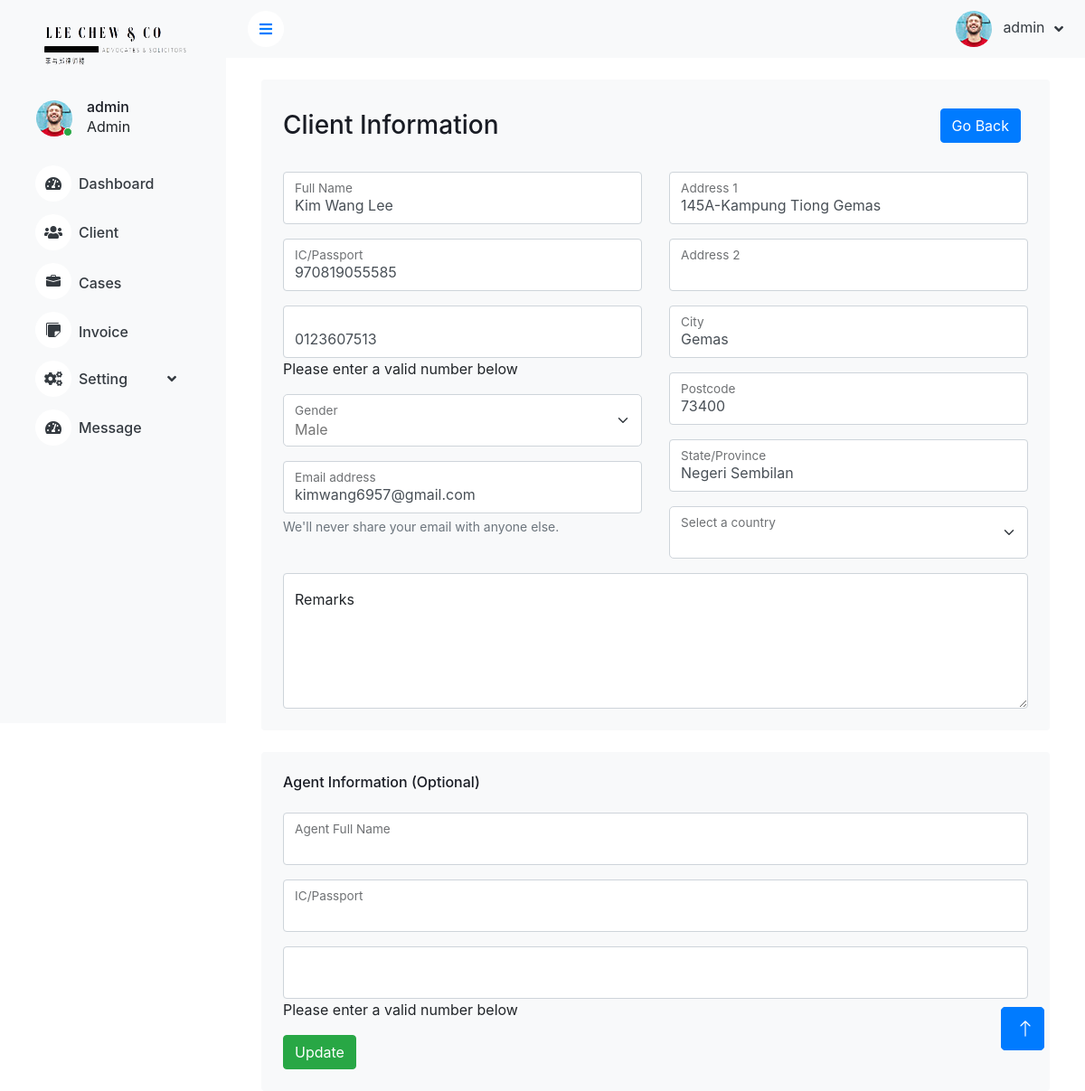
The page /update_the_client/1 (signed in) on the database its author committed.
### myadmin/models.py (models this page shows, shortened)
class ClientRecord(models.Model):
    GENDER_CHOICE = [("male", "Male"), ("female", "Female"), ("other", "Other")]
    created_at = models.DateTimeField(auto_now_add=True)
    created_by = models.ForeignKey(User, blank=True, on_delete=models.CASCADE, null=True)
    full_name = models.CharField(max_length=100)
    identity = models.CharField(max_length=50, unique=True)
    gender = models.CharField(max_length=10, choices=GENDER_CHOICE)
    phone_number = models.CharField(max_length=50)
    email = models.EmailField()
    address1 = models.CharField(max_length=200)
    address2 = models.CharField(max_length=200, blank=True)
    city = models.CharField(max_length=100)
    postcode = models.CharField(max_length=20)
    state = models.CharField(max_length=100)
    country = models.CharField(max_length=100)
    remark = models.CharField(max_length=500, blank=True,)
    agent_fullname = models.CharField(max_length=100, blank=True)
    agent_ph = models.CharField(max_length=50, blank=True)
    agent_identity = models.CharField(max_length=50, blank=True)
    latitude = models.FloatField(blank=True)
    longitude = models.FloatField(blank=True)
    uniqueId = models.CharField(null=True, blank=True, max_length=100)
    slug = models.SlugField(max_length=500, unique=True, blank=True, null=True)
    date_created = models.DateTimeField(blank=True, null=True)
    last_updated = models.DateTimeField(blank=True, null=True)

### myadmin/views.py (the view)
# urls.py: path("update_the_client/<int:pk>", views.update_client, name="update_client"),
def update_client(request, pk):
    context = {}
    if request.user.is_authenticated:
        obj = get_object_or_404(ClientRecord, id=pk)
        current_record = ClientRecord.objects.get(id=pk)
        form = AddClientForm(request.POST, instance=obj)
        if form.is_valid():
            city = form.cleaned_data["city"]
            postcode = form.cleaned_data["postcode"]
            state = form.cleaned_data["state"]
            location = f"{city}, {postcode}, {state}"
            geolocator = Nominatim(user_agent="myGeocoder")
            location_info = geolocator.geocode(location)
            print("Location Information: ", location_info )
            print("Latitude : ",location_info.latitude)
            print("Longtitude : ",location_info.longitude)
            if location_info:
                client_record = form.save(commit=False)
                client_record.latitude = location_info.latitude
                client_record.longitude = location_info.longitude
                client_record.save()
            messages.success(request, "Record Has Been Updated!")
            return redirect("view_all_client")
        else:
            print("Form errors:", form.errors)
        context["form"] = form
    else:
        form = AddClientForm()
    return render(
        request,
        "main/client/update_client.html",
        {"context": context, "record": current_record},
    )

### myadmin/templates/main/client/update_client.html (shortened to what this page needs)
{% extends "navigation/base.html" %} {% block content %} {% load static %}
<div class="container-fluid pt-4 px-4">
    <form id="customerform" class="customerform" method="POST">
        <div class="col-xl-12 col-xl-12">
            <div class="bg-light rounded h-100 p-4">
                <div class="d-flex align-items-center justify-content-between mb-4">
                    <h3 class="mb-0">Client Information</h3>
                    <a href="{%url 'view_all_client' %}">
                        <button type="button" class="btn btn-primary w-30 m-2" data-bs-toggle="modal" data-bs-target="#addCourtTypeModal">
                        Go Back
                        </button>
                    </a>
                </div>
                <div class="row g-2" id="formContainer">
                    <div class="col-6">
                        <div class="form-floating mb-3">
                            <input type="text" class="form-control" id="full_name" name="full_name" value="{{record.full_name}}" required>
                            <label for="full_name" class="form-label">Full Name</label>
                        </div>
                        <div class="form-floating mb-3">
                            <input type="text" class="form-control" id="identity" name="identity" value="{{record.identity}}" required>
                            <label for="identity" class="form-label">IC/Passport</label>
                        </div>
                        <div class="form-floating mb-3">
                            <input id="phone" type="tel" class="form-control" name="phone_number" value="{{record.phone_number}}" required>
                            <p id="output">Please enter a valid number below</p>
                        </div>
                        <div class="form-floating mb-3">
                            <select class="form-select" id="gender" name="gender" value="{{record.gender}}" required>
                                        <option value="male">Male</option>
                                    </select>
                            <label for="floatingSelect">Gender</label>
                        </div>
                        <div class="form-floating mb-3">
                            <input type="email" name="email" class="form-control" id="email" value="{{record.email}}" aria-describedby="emailHelp">
                            <label for="email" class="form-label">Email address</label>
                            <div id="email" class="form-text">We'll never share your email with anyone else.
                            </div>
                        </div>
                    </div>
                    <div class="col-6">
                        <div class="form-floating mb-3">
                            <input type="text" class="form-control" id="address1" name="address1" value="{{record.address1}}" required>
                            <label for="address1" class="form-label" required>Address 1</label>
                        </div>
                        <div class="form-floating mb-3">
                            <input type="text" class="form-control" id="address2" name="address2" value="{{record.address2}}">
                            <label for="address2" class="form-label">Address 2</label>
                        </div>
                        <div class="form-floating mb-3">
                            <input type="text" class="form-control" id="customerCity" name="city" value="{{record.city}}">
                            <label for="city" class="form-label">City</label>
                        </div>
                        <div class="form-floating mb-3">
                            <input type="text" class="form-control" id="customerPostcode" name="postcode" value="{{record.postcode}}" onkeyup="autocompleteState(this.value)">
                            <label for="customerPostcode" class="form-label">Postcode</label>
                        </div>
                        <div class="form-floating mb-3">
                            <input type="text" class="form-control" id="customerState" name="state" value="{{record.state}}">
                            <label for="customerState" class="form-label">State/Province</label>
                        </div>
                        {%include "navigation/country_detail.html"%}
                    </div>
                </div>
                <div class="form-floating">
                    <textarea class="form-control" placeholder="Leave a comment here" id="floatingTextarea" style="height: 150px;" name="remark">{{record.remark}}</textarea>
                    <label for="floatingTextarea">Remarks</label>
                </div>
            </div>
        </div>
        <br>
        <div class="col-sm-12 col-xl-12">
            <div class="bg-light rounded h-100 p-4">
                <h6 class="mb-4">Agent Information (Optional)</h6>
                <div class="form-floating mb-3">
                    <input type="text" name="agent_fullname" class="form-control" id="agent_fullname" value="{{record.agent_fullname}}">
                    <label for="ECFullname" class="form-label">Agent Full Name</label>
                </div>
                <div class="form-floating mb-3">
                    <input type="text" name="agent_identity" class="form-control" id="agent_identity" value="{{record.agent_identity}}">
                    <label for="ECFullname" class="form-label">IC/Passport</label>
                </div>
                <div class="form-floating mb-3">
                    <input id="ecphone" type="tel" class="form-control" name="agent_ph" value="{{record.agent_ph}}">
                    <p id="output1">Please enter a valid number below</p>
                </div>
                <input type="submit" class="btn btn-success" value="Update">
                <br>
            </div>
        </div>
    </form>
    <a href="#" class="btn btn-lg btn-primary btn-lg-square back-to-top"></a>
</div>
</body>
</html>
{%endblock%}

### myadmin/templates/navigation/base.html (shortened to what this page needs)
<!DOCTYPE html>
<html lang="en">
{% load static %}
<head>
    <head>
        <link rel="stylesheet" href="https://cdnjs.cloudflare.com/ajax/libs/font-awesome/5.10.0/css/all.min.css">
        <link rel="stylesheet" href="https://cdn.jsdelivr.net/npm/bootstrap-icons@1.4.1/font/bootstrap-icons.css">
        <link rel="stylesheet" href="{% static 'lib/owlcarousel/assets/owl.carousel.min.css' %}">
        <link rel="stylesheet" href="{% static 'lib/tempusdominus/css/tempusdominus-bootstrap-4.min.css' %}">
        <link rel="stylesheet" href="{% static 'css/bootstrap.min.css' %}">
        <link rel="stylesheet" href="{% static 'css/style.css' %}">
        <link rel="stylesheet" href="{% static 'css/style2.css' %}">
        <link rel="stylesheet" href="https://cdn.datatables.net/1.13.6/css/jquery.dataTables.min.css">
        <link rel="stylesheet" href="https://cdn.jsdelivr.net/npm/intl-tel-input@18.2.1/build/css/intlTelInput.css">
        <link rel="stylesheet" href="{% static 'css/datatables.css' %}">
        <link rel="stylesheet" href="{% static 'css/datatables.min.css' %}">
        <link rel="stylesheet" href="https://stackpath.bootstrapcdn.com/bootstrap/4.5.2/css/bootstrap.min.css">
        <link rel="stylesheet" href="https://unpkg.com/folium@0.12.1/folium.css" />
    </head>
</head>
<body>
    <div class="container-xxl position-relative bg-white d-flex p-0">
        <aside class="sidebar pe-4 pb-3">
            <nav class="navbar bg-light navbar-light">
                <a href="{% url 'dashboard'  %}" class="navbar-brand mx-4 mb-3">
                    <img src="{% static 'images/logo.png' %}" alt="" style="width: 180px; height: 75px;">
                </a>
                <div class="d-flex align-items-center ms-4 mb-4">
                    <div class="position-relative">
                        <img class="rounded-circle" src="{% static 'images/user.jpg' %}" alt="" style="width: 40px; height: 40px;">
                        <div class="bg-success rounded-circle border border-2 border-white position-absolute end-0 bottom-0 p-1"></div>
                    </div>
                    <div class="ms-3">
                        <h6 class="mb-0">{{request.user.username}}</h6>
                        <span>Admin</span>
                    </div>
                </div>
                <div class="navbar-nav w-100">
                    <a href="{% url 'dashboard'  %}" class="nav-item nav-link {% if 'dashboard' in request.path %}active{% endif %}">
                        <i class="fa fa-tachometer-alt me-2"></i>Dashboard
                    </a>
                    <a href="{% url 'view_all_client' %}" class="nav-item nav-link {% if 'view_all_client' in request.path or 'add_client_view' in request.path%}active{% endif %}">
                        <i class="fa fa-users me-2"></i>Client
                    </a>
                    <a href="{% url 'list_case' %}" class="nav-item nav-link {% if 'list_case' in request.path or 'create_case_view' in request.path%}active{% endif %}">
                        <i class="bi bi-briefcase-fill me-2"></i>Cases
                    </a>
                    <a href="{% url 'invoices' %}" class="nav-item nav-link {% if 'invoices' in request.path or 'create-build' in request.path or 'pdf_invoice' in request.path %}active{% endif %}">
                        <i class="bi bi-stickies-fill me-2"></i>Invoice
                    </a>
                    <div class="nav-item dropdown">
                        <a href="#" class="nav-link dropdown-toggle {% if 'client_role' in request.path or 'court_type' in request.path or 'balance_sheet' in request.path %}active show{% endif %}" data-bs-toggle="dropdown">
                            <i class="fa fa-cogs me-2"></i>Setting
                        </a>
                    </div>
                    <a href="#" class="nav-item nav-link {% if '#' in request.path %}active{% endif %}">
                        <i class="fa fa-tachometer-alt me-2"></i>Message
                    </a>
                </div>
            </nav>
        </aside>
        <div class="content">
            <nav class="navbar navbar-expand bg-light navbar-light sticky-top px-4 py-0">
                <a href="#" class="sidebar-toggler flex-shrink-0">
                    <i class="fa fa-bars"></i>
                </a>
                <div class="navbar-nav align-items-center ms-auto">
                    <div class="nav-item dropdown">
                        <div class="nav-item dropdown">
                            <a href="#" class="nav-link dropdown-toggle" data-bs-toggle="dropdown">
                                <img class="rounded-circle me-lg-2" src="{% static 'images/user.jpg'%}" alt="" style="width: 40px; height: 40px;">
                                <span class="d-none d-lg-inline-flex">{{request.user.username}}</span>
                            </a>
                        </div>
                    </div>
                </div>
            </nav>
            {%block content%} {%endblock%}
        <a href="#" class="btn btn-lg btn-primary btn-lg-square back-to-top"><i class="bi bi-arrow-up"></i></a>
</body>
</html>

### myadmin/static/css/style.css (style rules this page uses)
:root { --primary: #009CFF; --light: #F3F6F9; --dark: #191C24; }
.back-to-top { position: fixed; display: none; right: 45px; bottom: 45px; z-index: 99; }
.btn { transition: .5s; }
.btn.btn-primary { color: #FFFFFF; }
.btn-lg-square { width: 48px; height: 48px; }
.btn-square, .btn-sm-square, .btn-lg-square { padding: 0; display: inline-flex; align-items: center; justify-content: center; font-weight: normal; border-radius: 50px; }
.sidebar { position: fixed; top: 0; left: 0; bottom: 0; width: 250px; height: 100vh; overflow-y: auto; background: var(--light); transition: 0.5s; z-index: 999; }
.content { margin-left: 250px; min-height: 100vh; background: #FFFFFF; transition: 0.5s; }
@media (min-width: 992px) { .sidebar { margin-left: 0; } }
@media (min-width: 992px) { .content { width: calc(100% - 250px); } }
.sidebar .navbar .navbar-nav .nav-link { padding: 7px 20px; color: var(--dark); font-weight: 500; border-left: 3px solid var(--light); border-radius: 0 30px 30px 0; outline: none; }
.sidebar .navbar .navbar-nav .nav-link i { width: 40px; height: 40px; display: inline-flex; align-items: center; justify-content: center; background: #FFFFFF; border-radius: 40px; }
.sidebar .navbar .dropdown-toggle::after { position: absolute; top: 15px; right: 15px; border: none; content: "\f107"; font-family: "Font Awesome 5 Free"; font-weight: 900; transition: .5s; }
.content .navbar .navbar-nav .nav-link { margin-left: 25px; padding: 12px 0; color: var(--dark); outline: none; }
.content .navbar .sidebar-toggler, .content .navbar .navbar-nav .nav-link i { width: 40px; height: 40px; display: inline-flex; align-items: center; justify-content: center; background: #FFFFFF; border-radius: 40px; }
.content .navbar .dropdown-toggle::after { margin-left: 6px; vertical-align: middle; border: none; content: "\f107"; font-family: "Font Awesome 5 Free"; font-weight: 900; transition: .5s; }

### myadmin/static/css/datatables.css (style rules this page uses)
:root { --dt-row-selected: 13, 110, 253; --dt-row-selected-text: 255, 255, 255; --dt-row-selected-link: 9, 10, 11; --dt-row-stripe: 0, 0, 0; --dt-row-hover: 0, 0, 0; --dt-column-ordering: 0, 0, 0; --dt-html-background: white; }

### rows shown on the page
ClientRecord: full_name "Kim Wang Lee", identity "970819055585", phone_number "0123607513", gender "Male", email "kimwang6957@gmail.com", address1 "145A-Kampung Tiong Gemas", city "Gemas", postcode "73400", state "Negeri Sembilan"

### other values the page prints
{{ request.user.username }} "admin"
